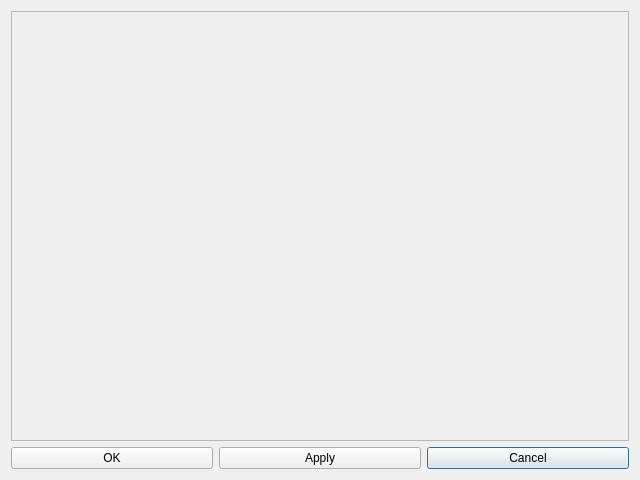
<?xml version="1.0" encoding="UTF-8"?>
<ui version="4.0">
 <class>Dialog</class>
 <widget class="QDialog" name="Dialog">
  <property name="geometry">
   <rect>
    <x>0</x>
    <y>0</y>
    <width>640</width>
    <height>480</height>
   </rect>
  </property>
  <property name="windowTitle">
   <string>Settings</string>
  </property>
  <layout class="QGridLayout" name="gridLayout">
   <item row="1" column="2">
    <widget class="QPushButton" name="cancelButton">
     <property name="text">
      <string>Cancel</string>
     </property>
    </widget>
   </item>
   <item row="1" column="0">
    <widget class="QPushButton" name="okButton">
     <property name="text">
      <string>OK</string>
     </property>
    </widget>
   </item>
   <item row="1" column="1">
    <widget class="QPushButton" name="applyButton">
     <property name="text">
      <string>Apply</string>
     </property>
    </widget>
   </item>
   <item row="0" column="0" colspan="3">
    <widget class="QScrollArea" name="scrollArea">
     <property name="widgetResizable">
      <bool>true</bool>
     </property>
     <widget class="QWidget" name="scrollAreaWidgetContents">
      <property name="geometry">
       <rect>
        <x>0</x>
        <y>0</y>
        <width>624</width>
        <height>422</height>
       </rect>
      </property>
      <layout class="QGridLayout" name="gridLayout_2">
       <item row="0" column="0">
        <layout class="QFormLayout" name="formLayout"/>
       </item>
      </layout>
     </widget>
    </widget>
   </item>
  </layout>
 </widget>
 <resources/>
 <connections/>
</ui>
